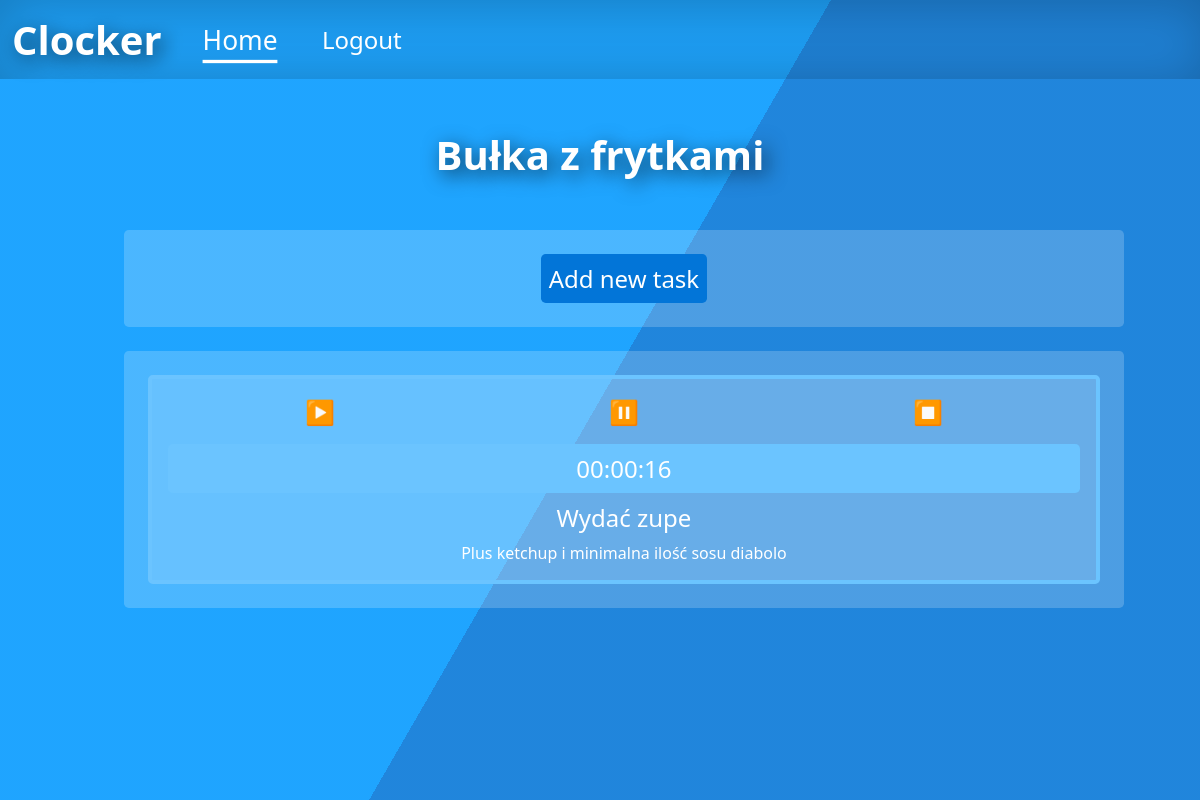
The app's page /index.php?page=tasks&project=2 (signed in) with its own data.
### tables this page shows
CREATE TABLE `project` (
  `id` int(11) NOT NULL,
  `ownerId` int(11) NOT NULL,
  `groupId` int(11) DEFAULT NULL,
  `clientId` int(11) DEFAULT NULL,
  `name` varchar(50) NOT NULL
);

CREATE TABLE `task` (
  `id` int(11) NOT NULL,
  `userId` int(11) NOT NULL,
  `projectId` int(11) NOT NULL,
  `name` varchar(50) NOT NULL,
  `start` datetime DEFAULT NULL,
  `stop` datetime DEFAULT NULL,
  `startSession` int(11) DEFAULT NULL,
  `totalTime` int(11) DEFAULT 0,
  `description` varchar(256) NOT NULL
);

### controllers/tasksController.php (called while the page is built, shortened)
<?php
class tasksController
{
    public static function index(){
        $response = new Response();
        if (isset($_GET['project'])){
            $projects = new Projects();
            $userId = $_SESSION['uid'];
            $projectId = $_GET['project'];
            $userTasks = [];
            $tasks = new Tasks();
            $projectTasks = $tasks->getProjectTasks($projectId);
            foreach ($projectTasks as $task){
                if ($task->getUserId() === $userId || $_SESSION['role'] === 'admin'){
                    $userTasks[] = $task;
                }
            }
            $project = $projects->getProjectById($projectId);
            $response->setBody(tasksView::render($userTasks, $project));
        }else{
            $response->setHeaders('Location', 'index.php');
        }
        return $response;
    }
}

### src/Application.php (called while the page is built, shortened)
<?php
class Application
{
    public function run($path){
        list($controller, $functionName) = Router::resolve($path);
        return $controller::$functionName();
    }
}

### public/index.php (called while the page is built, shortened)
<?php
$path = isset($_GET['page']) ? $_GET['page'] : null;
$app = new Application();
$response = $app->run($path);

### models/Project.php (called while the page is built, shortened)
<?php
class Project
{
    private $id;
    private $name;
    public function getId()
    {
        return $this->id;
    }
    public function setId($id)
    {
        $this->id = $id;
        return $this;
    }
    public function getName()
    {
        return $this->name;
    }
    public function setName($name)
    {
        $this->name = $name;
        return $this;
    }
}

### src/Database.php (called while the page is built, shortened)
<?php
abstract class Database
{
    protected function openConnection(){
        $config = include('../config/config.php');
        try {
            $this->connection = new PDO($config['host'], $config['username'], $config['password']);
        }catch (PDOException $e) {
            echo "PDOException was caught: {$e->getMessage()}";
            var_dump($e->getTraceAsString());
        }
    }
}

### models/Projects.php (called while the page is built, shortened)
<?php
class Projects extends Database
{
    public function projectFromDB($row){
        $project = new Project();
        $project
            ->setId($row['id'])
            ->setOwnerId($row['ownerId'])
            ->setGroupId($row['groupId'])
            ->setClientId($row['clientId'])
            ->setName($row['name']);
        return $project;
    }
    public function getProjectById($projectId){
        $query = "SELECT * FROM project WHERE id = :id";
        $statement = $this->connection->prepare($query);
        $statement->execute(array('id' => $projectId));
        $row = $statement->fetch(PDO::FETCH_ASSOC);
        $project = $this->projectFromDB($row);
        return $project;
    }
}

### models/Tasks.php (called while the page is built, shortened)
<?php
class Tasks extends Database
{
    public function taskFromDB($row){
        $task = new Task();
        $task
            ->setId($row['id'])
            ->setUserId($row['userId'])
            ->setProjectId($row['projectId'])
            ->setName($row['name'])
            ->setStart($row['start'])
            ->setStop($row['stop'])
            ->setStartSession($row['startSession'])
            ->setTotalTime($row['totalTime'])
            ->setDescription($row['description']);
        return $task;
    }
    public function getProjectTasks($projectId){
        $tasks = [];
        $query = "SELECT * FROM task WHERE projectId = :projectId";
        $statement = $this->connection->prepare($query);
        $statement->execute(array('projectId' => $projectId));
        while ($row = $statement->fetch(PDO::FETCH_ASSOC)) {
            $tasks[] = $this->taskFromDB($row);
        }
        return $tasks;
    }
}

### models/Task.php (called while the page is built, shortened)
<?php
class Task
{
    private $id;
    private $name;
    private $totalTime;
    private $description;
    public function getTotalTime()
    {
        return $this->totalTime;
    }
    public function setTotalTime($totalTime)
    {
        $this->totalTime = $totalTime;
        return $this;
    }
    public function getId()
    {
        return $this->id;
    }
    public function setId($id)
    {
        $this->id = $id;
        return $this;
    }
    public function getName()
    {
        return $this->name;
    }
    public function setName($name)
    {
        $this->name = $name;
        return $this;
    }
    public function getDescription()
    {
        return $this->description;
    }
    public function setDescription($description)
    {
        $this->description = $description;
        return $this;
    }
}

### views/tasksView.php (the view, shortened to what this page needs)
<?php
class tasksView
{
    public static function render($tasks = [], $project = null){
        ?>
        <?= mainLayout::renderHeader() ?>
        <div class="container">
            <div class="row">
                <div class="col-10 col-s-8 offset-1 offset-s-2">
                    <h1 class="title"><?php echo $project->getName();?></h1>
                    <div class="fit-box">
                        <a href="index.php?page=add_task&project=<?php echo $project->getId();?>"><button class="action-button action-button-bigger">Add new task</button></a>
                    </div>
                    <div class="fit-box task-loader">
                        <?php
                        foreach ($tasks as $task) {
                            $taskTotalTime = $task->getTotalTime();
                            $totalTime = new \DateTime();
                            $totalTime->setTime(0, 0, $taskTotalTime);
                            $totalTime = $totalTime->format('H:i:s');
                            $taskName = $task->getName();
                            $taskId = $task->getId();
                            $desc = $task->getDescription();
                            echo "
                                    <div class='list-row-task' id='$taskId'>
                                        <div class='list-row-task-name'>$taskName</div>
                                        <div class='list-row-task-desc'>$desc</div>
                                        <div class='list-row-task-start' onclick='startSession($taskId)'>▶️</div>
                                        <div class='list-row-task-stop' onclick='stopSession($taskId)'>⏸️</div>
                                        <div class='list-row-task-end'>⏹️</div>
                                        <div class='list-row-task-timer'>$totalTime</div>
                                    </div>
                                ";
                        }
                        ?>
                        </div>
                    </div>
                </div>
            </div>
        <?php
        $html = ob_get_clean();
        return $html;
    }
}

### public/style/style.css (style rules this page uses)
html, body, * { font-family: 'Segoe UI', Tahoma, Geneva, Verdana, sans-serif !important; padding: 0; margin: 0; box-sizing: border-box; }
a { color: inherit; text-decoration: none; }
.row::after { content: ''; clear: both; display: table; }
[class*='col-'] { float: left; }
[class*='col-'] { width: 100%; }
@media only screen and (min-width: 600px) { .col-s-8 { width: 66.66%; } }
@media only screen and (min-width: 600px) { .offset-s-2 { margin-left: 16.66%; } }
@media only screen and (min-width: 768px) { .col-10 { width: 83.33%; } }
@media only screen and (min-width: 768px) { .offset-1 { margin-left: 8.33%; } }
.container { max-width: 100%; height: fit-content; color: #fff; }
.title { text-align: center; color: inherit; font-size: 2.5rem; font-weight: 900; margin: 3rem 0; text-shadow: 0.3rem 0.3rem 1.25rem #000000b3; }
.fit-box { width: 100%; display: flex; flex-direction: column; justify-content: center; align-items: center; color: inherit; font-size: 1.5rem; font-weight: 500; background-color: #fff3; border-radius: 0.3rem; text-align: justify; padding: 1.5rem 1.5rem; margin: 1.5rem; }
.action-button { width: fit-content; background-color: #0275d8; color: inherit; font-size: 1rem; font-weight: 500; text-decoration: none; border-radius: 0.3rem; border: none; display: flex; flex-direction: column; justify-content: center; align-items: center; padding: 0.5rem; margin: 0 1rem; transition: all 200ms ease-in-out; }
.action-button-bigger { font-size: 1.5rem; }
.list-row-task { width: fit-content; align-self: center; width: 100%; padding: 1rem 1rem; display: grid; grid-template-columns: 1fr 1fr 1fr; grid-template-rows: 1fr 1fr 1fr auto; grid-template-areas: 'start stop end' 'timer timer timer' 'name name name' 'desc desc desc'; border: 0.3rem solid #6bc4ff; background: rgba(207, 236, 255, 0.2); border-radius: 0.3rem; transition: all 200ms ease-in-out; }
.list-row-task:only-of-type { margin: 0; }
.list-row-task-name { grid-area: name; place-self: center; }
.list-row-task-desc { grid-area: desc; font-size: 1rem; place-self: center; }
.list-row-task-start { grid-area: start; justify-self: center; align-self: start; cursor: pointer; }
.list-row-task-stop { grid-area: stop; justify-self: center; align-self: start; cursor: pointer; }
.list-row-task-end { grid-area: end; justify-self: center; align-self: start; cursor: pointer; }
.list-row-task-timer { display: flex; justify-content: center; align-items: center; grid-area: timer; place-self: center; padding: 0.5rem; border-radius: 0.3rem; background-color: #6bc4ff; width: 100%; }

### records on screen
project: name "Bułka z frytkami"
task: name "Wydać zupe", description "Plus ketchup i minimalna ilość sosu diabolo", totalTime "00:00:16"
